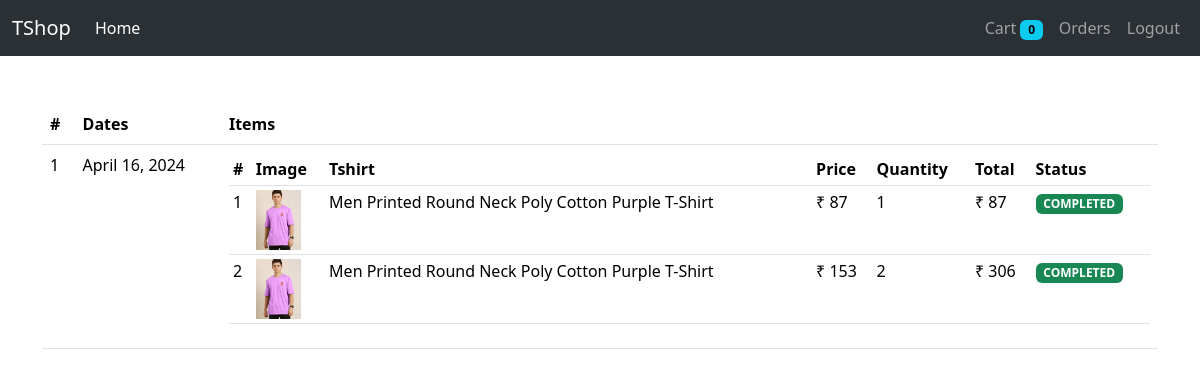
The page /orders (signed in) on the database its author committed.
### Store/models.py (models this page shows, shortened)
class Order(models.Model):
    orderStatus = (
        ('PENDING','pending'),
        ('PLACED','placed'),
        ('CANCELED','canceled'),
        ('COMPLETED','completed')
    )
    method = (
        ('COD','cod'),
        ('ONLINE','online')
    )
    order_status = models.CharField(max_length=25, choices=orderStatus)
    payment_method = models.CharField(max_length=25, choices=method)
    shippping_address = models.CharField(max_length=100)
    phone = models.IntegerField()
    user = models.ForeignKey(User, on_delete=models.CASCADE)
    total = models.IntegerField()
    date = models.DateTimeField(auto_now_add=True)

class OrderItem(models.Model):
    order = models.ForeignKey(Order, on_delete=models.CASCADE)
    tshirt = models.ForeignKey(Tshirt, on_delete=models.CASCADE)
    size = models.ForeignKey(SizeVariant, on_delete=models.CASCADE)
    quantity = models.IntegerField()
    price = models.IntegerField()
    date = models.DateTimeField(auto_now_add=True)

class Tshirt(models.Model):
    name =  models.CharField(max_length=100, null=False)
    description = models.CharField(max_length=500, null=True)
    discount = models.IntegerField(default=0)
    image = models.ImageField(upload_to='uploads/images', null=False)
    occasion = models.ForeignKey(Occasion, on_delete=models.CASCADE)
    ideal_for = models.ForeignKey(IdealFor, on_delete=models.CASCADE)
    neck_type = models.ForeignKey(NeckType, on_delete=models.CASCADE)
    sleeve = models.ForeignKey(Sleeve, on_delete=models.CASCADE)
    brand = models.ForeignKey(Brand, on_delete=models.CASCADE)
    color = models.ForeignKey(Color, on_delete=models.CASCADE)

### Store/views.py (the view)
# urls.py: path('orders',views.orders, name='orders'),
@login_required(login_url='login')
def orders(request):
    user = request.user
    orders = Order.objects.filter(user=user).order_by('-date').exclude(order_status="PENDING")
    context = {
        'orders':orders
    }
    return render(request, template_name='store/orders.html', context=context)

### Store/templatetags/tshirts_tags.py (called while the page is built)
@register.simple_tag #Anotation
def multiply(a,b):
    return a*b

@register.simple_tag #Anotation
def get_order_status_class(status):
    if status == 'COMPLETED':
        return 'success'
    else:
        return 'warning'

@register.filter #Decorator
def rupee(number):
    return f'₹ {number}'

### Store/templates/store/orders.html (shortened to what this page needs)
{% extends './base.html' %}
{% load tshirts_tags %}
{% block content %}
<div class="container">
  <table class="table mt-5">
    <thead>
      <tr>
        <th>#</th>
        <th>Dates</th>
        <th>Items</th>
      </tr>
    </thead>
    <tbody>
      {% for order in orders %}
      <tr>
        <td>{{forloop.counter}}</td>
        <td>{{order.date|date}}</td>
        <td>
          <table class="table table-sm">
            <thead>
              <tr>
                <th>#</th>
                <th>Image</th>
                <th>Tshirt</th>
                <th>Price</th>
                <th>Quantity</th>
                <th>Total</th>
                <th>Status</th>
              </tr>
            </thead>
            <tbody>
              {% for oi in order.orderitem_set.all %}
              <tr>
                <td>{{forloop.counter}}</td>
                <td><img src="{{oi.tshirt.image.url}}" height="60px" /></td>
                <td>{{oi.tshirt.name}}</td>
                <td>{{oi.price|rupee}}</td>
                <td>{{oi.quantity}}</td>
                <td>{% multiply oi.price oi.quantity as t %}{{t|rupee}}</td>
                <td>
                  <span
                    class="badge text-bg-{% get_order_status_class order.order_status %}"
                    >{{order.order_status}}</span
                  >
                </td>
              </tr>
              {% endfor %}
            </tbody>
          </table>
        </td>
      </tr>
      {% endfor %}
    </tbody>
  </table>
</div>
{% endblock %}

### rows shown on the page
Order: date "April 16, 2024", order_status "COMPLETED"
OrderItem: tshirt.image (picture), tshirt.name "Men Printed Round Neck Poly Cotton Purple T-Shirt", price "₹ 87", quantity "1", t "₹ 87"
OrderItem: tshirt.image (picture), tshirt.name "Men Printed Round Neck Poly Cotton Purple T-Shirt", price "₹ 153", quantity "2", t "₹ 306"

### other values the page prints
{{ request.session.cart|length }} "0"
